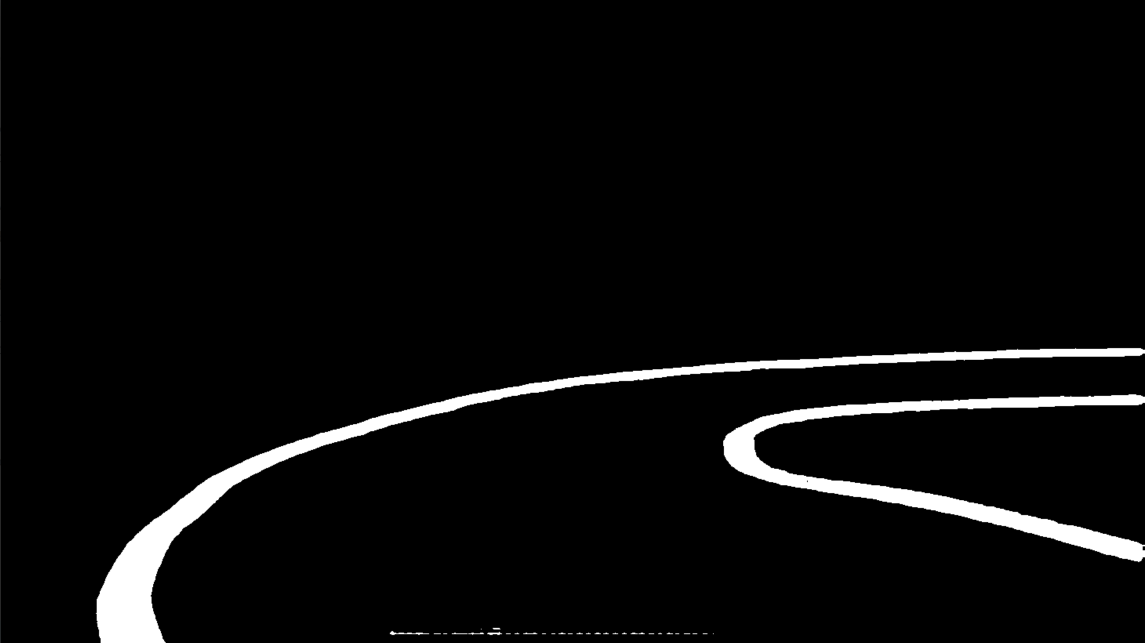
#> input picture test1.png, 2289 x 1286 px (shown at 1/2 size)
$ python perspective_view.py
#> lines starting #> are read from the running program, lines starting #| are printed output that depends on the picture; after the words box and inside, x2 and y2 are one past the last pixel; in counts of white or black regions, pixels touching at a corner belong together
import cv2
import numpy as np

def main():
    # -------------------------------------------------------
    # 1. Load and Preprocess the Binary Segmentation Mask
    # -------------------------------------------------------
    mask_path = "test1.png"  # Update with your correct path
    sam_mask = cv2.imread(mask_path, cv2.IMREAD_GRAYSCALE)
#> sam_mask: shape (1286, 2289); min 0, max 255, mean 10

    if sam_mask is None:
        print(f"Error: Could not load segmentation mask from {mask_path}. Check file path and format.")
        return

    # Resize the mask for consistency
    original_size = (640, 480)
    sam_mask = cv2.resize(sam_mask, original_size)
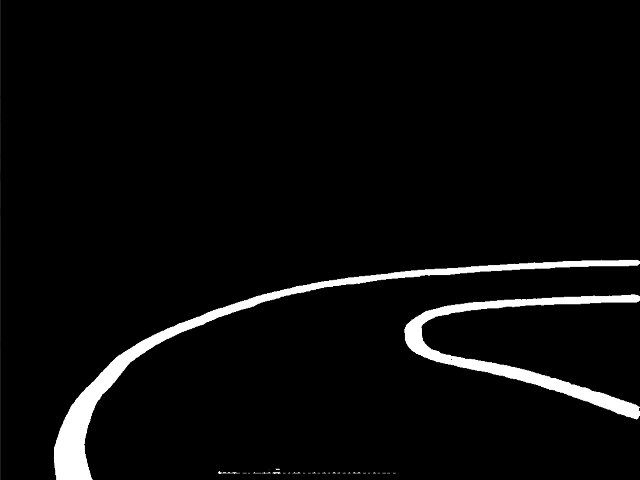
#> sam_mask: shape (480, 640); min 0, max 255, mean 10

    # Convert to binary (0 or 255)
    _, sam_mask = cv2.threshold(sam_mask, 127, 255, cv2.THRESH_BINARY)
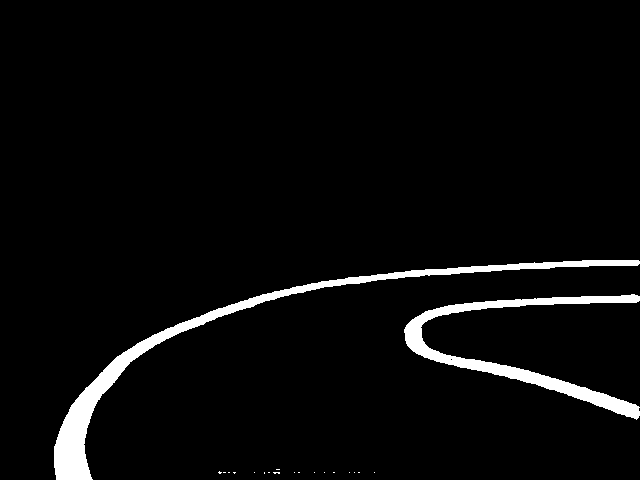
#> sam_mask: shape (480, 640); 3.9% white; 20 white regions (18 under 20 px), largest, box (x1, y1, x2, y2) and area: (54, 260, 640, 480) 7045, (404, 294, 640, 420) 4860

    # -------------------------------------------------------
    # 2. Define Source & Destination Points
    # -------------------------------------------------------
    # Source points (where in the original mask you want to transform)
    tl = (220, 270)  # Top-left
    bl = (0,   450)  # Bottom-left
    tr = (380, 270)  # Top-right
    br = (640, 450)  # Bottom-right
    pts1 = np.float32([tl, bl, tr, br])

    # Destination points (bird’s-eye view layout)
    output_size = (800, 600)  # (width, height)
    pts2 = np.float32([
        [100,  0],   # New top-left
        [160,  480], # New bottom-left
        [540,  0],   # New top-right
        [540,  480]  # New bottom-right
    ])

    # -------------------------------------------------------
    # 3. Compute & Apply Perspective Transformation
    # -------------------------------------------------------
    matrix = cv2.getPerspectiveTransform(pts1, pts2)
    print("Perspective Transformation Matrix:\n", matrix)

    # Convert mask to float32 for warpPerspective
    sam_mask = sam_mask.astype(np.float32)

    # Use nearest-neighbor interpolation to avoid grayscale artifacts
    transformed_mask = cv2.warpPerspective(
        sam_mask,
        matrix,
        output_size,
        flags=cv2.INTER_NEAREST
    )
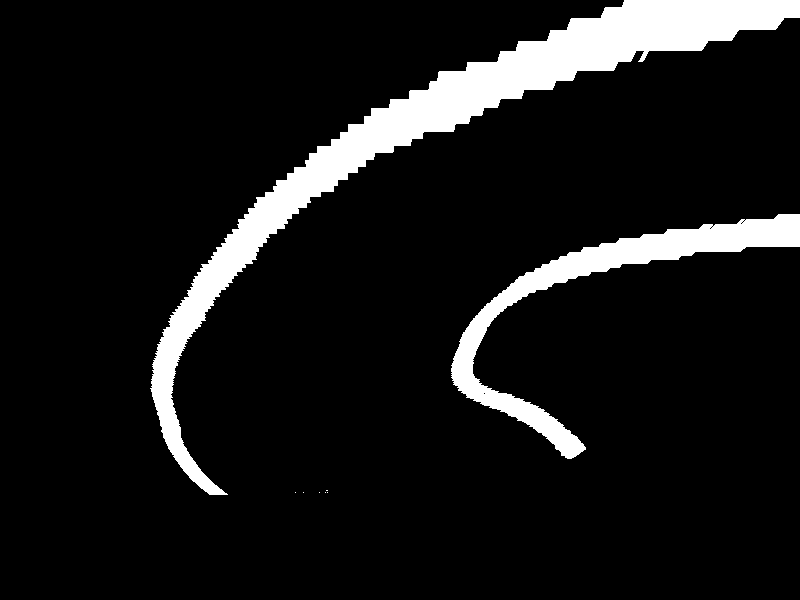
#> transformed_mask: shape (600, 800) float32; 9.5% white; 8 white regions (6 under 20 px), largest, box (x1, y1, x2, y2) and area: (150, 0, 800, 495) 33174, (451, 214, 800, 459) 12482

    # Re-threshold to ensure the result remains strictly 0 or 255
    _, transformed_mask = cv2.threshold(transformed_mask, 127, 255, cv2.THRESH_BINARY)

    # (Optional) Morphological close to smooth small gaps/jaggies
    kernel = cv2.getStructuringElement(cv2.MORPH_ELLIPSE, (3, 3))
    transformed_mask = cv2.morphologyEx(transformed_mask, cv2.MORPH_CLOSE, kernel)
#> transformed_mask: shape (600, 800) float32; 9.6% white; 6 white regions (4 under 20 px), largest, box (x1, y1, x2, y2) and area: (150, 0, 800, 495) 33336, (451, 214, 800, 459) 12563

    # Convert back to uint8 for display
    transformed_mask = transformed_mask.astype(np.uint8)

    # -------------------------------------------------------
    # 4. Display Results
    # -------------------------------------------------------
    cv2.imshow("Original SAM Mask", sam_mask.astype(np.uint8))
    cv2.imshow("Transformed Mask (Bird’s-Eye View)", transformed_mask)
    cv2.waitKey(0)
    cv2.destroyAllWindows()

if __name__ == "__main__":
    main()

$ run again, with test2.png copied over test1.png
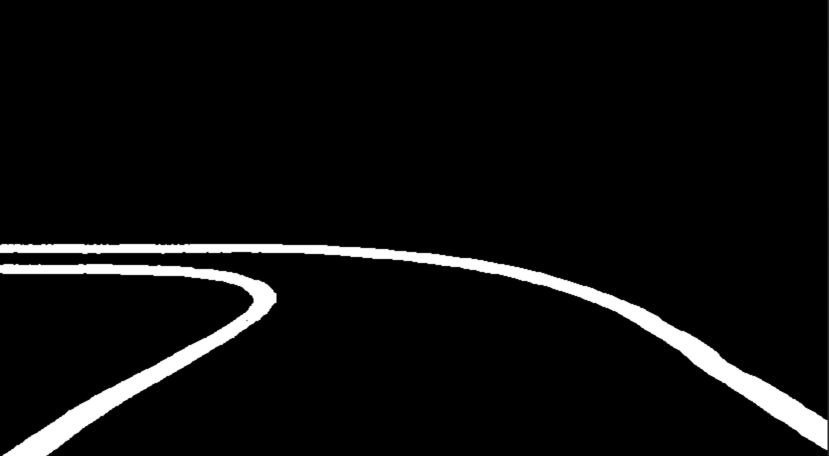
#> input picture test2.png, 1658 x 911 px (shown at 1/2 size)
#> in main, `_, sam_mask = cv2.threshold(sam_mask, 127, 255, cv2.THRESH_BINARY)`:
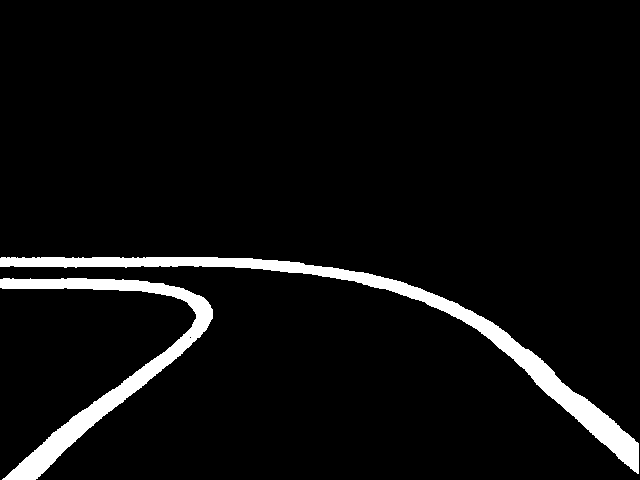
#> sam_mask: shape (480, 640); 5.2% white; 2 white regions, box (x1, y1, x2, y2) and area: (0, 257, 639, 474) 9371, (0, 278, 213, 480) 6711
#> in main, `transformed_mask = cv2.warpPerspective( sam_mask, matrix, output_size,..`:
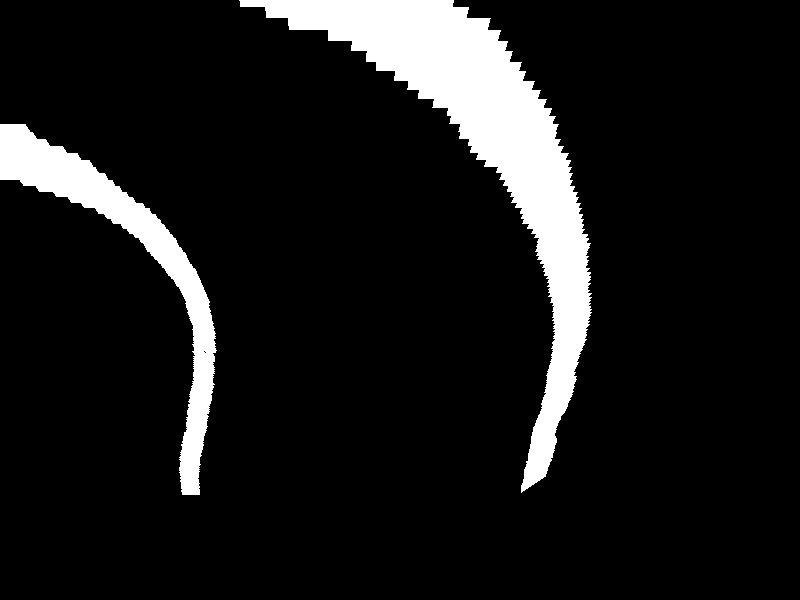
#> transformed_mask: shape (600, 800) float32; 10.1% white; 2 white regions, box (x1, y1, x2, y2) and area: (239, 0, 592, 493) 35125, (0, 124, 217, 495) 13323
